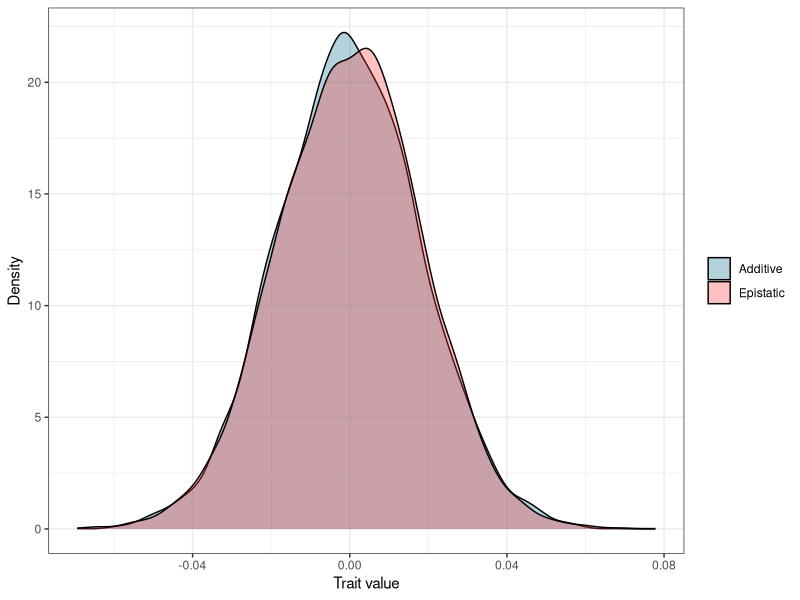

Generate this figure with R:
rm(list = ls())

library(tidyverse)

# Bilateral Gamma distribution
rbigamma <- function(n, shape = 1, scale = 1) {

  x <- rgamma(n, shape, scale = scale)
  to_flip <- as.logical(rbinom(n, size = 1, prob = 0.5))
  x[to_flip] <- -x[to_flip]
  return(x)

}

# Sample additive genetic effects
sample_add <- function(n, shape = 1, scale = 1) {

  # Sample independent locus effect sizes from a bilateral Gamma
  eta <- rbigamma(n, shape, scale)
  eta <- eta / sum(eta^2)

  # Sample independent gene expression levels (= genotypes)
  xi <- sample(-1:1, size = n, replace = TRUE)

  # Get distribution of independent effects
  return(eta * xi)

}

# Sample epistatic interaction effects
sample_epi <- function(n, shape = 1, scale = 1) {

  # Sample interaction weights from a bilateral Gamma
  omega <- rbigamma(n, shape, scale)
  omega <- omega / sum(omega^2)

  # Sample pairs of gene expression levels
  xi_i <- sample(-1:1, size = n, replace = TRUE)
  xi_j <- sample(-1:1, size = n, replace = TRUE)

  # Get distribution of interaction effects across the genome
  return(omega * xi_i * xi_j)

}

phi <- sample_add(10000, 5, 1)
psi <- sample_epi(100000, 5, 1)

#hist(phi)
#hist(psi)

n <- 1000
e <- 10000
shape_add <- 1
shape_epi <- 5
scale_add <- 1
scale_epi <- 0.067

#set.seed(42)
x <- purrr::map_dbl(seq(10000), ~ sum(sample_add(n, shape_add, scale_add)))
y <- purrr::map_dbl(seq(10000), ~ sum(sample_epi(e, shape_epi, scale_epi)))

data <- tibble(x = x, y = y)
data <- data %>%
  pivot_longer(cols = c("x", "y"), names_to = "variable", values_to = "value")

ggplot(data, aes(x = value, fill = variable)) +
  geom_density(alpha = 0.3) +
  theme_bw() +
  scale_fill_manual(
    labels = c("Additive", "Epistatic"),
    values = c("deepskyblue4", "firebrick1")
  ) +
  labs(x = "Trait value", y = "Density", fill = NULL)

#ggsave("parametrized_trait_distributions.png", width = 5, height = 3, dpi = 300)
